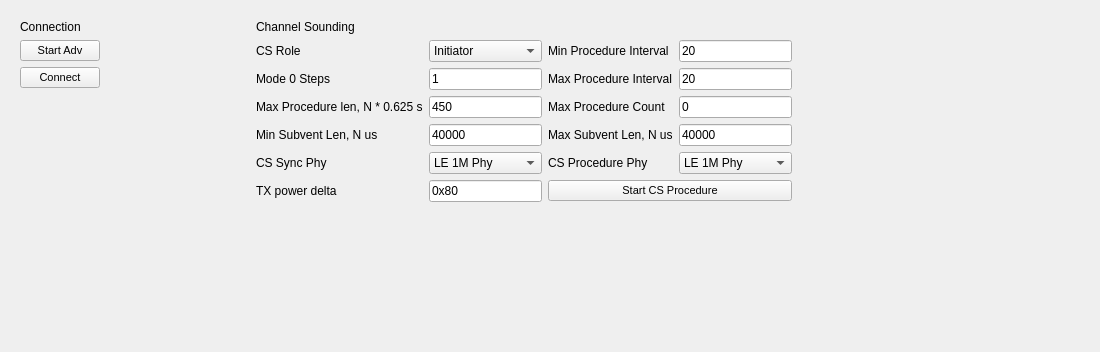
          <widget class="QWidget" name="tabRas">
           <attribute name="title">
            <string>RAS</string>
           </attribute>
           <widget class="QWidget" name="layoutWidget">
            <property name="geometry">
             <rect>
              <x>20</x>
              <y>20</y>
              <width>1071</width>
              <height>323</height>
             </rect>
            </property>
            <layout class="QGridLayout" name="gridLayout_54">
             <item row="0" column="4">
              <spacer name="horizontalSpacer_49">
               <property name="orientation">
                <enum>Qt::Horizontal</enum>
               </property>
               <property name="sizeHint" stdset="0">
                <size>
                 <width>40</width>
                 <height>20</height>
                </size>
               </property>
              </spacer>
             </item>
             <item row="0" column="0">
              <layout class="QGridLayout" name="gridLayout_53">
               <item row="2" column="0">
                <widget class="QPushButton" name="btn_le_ras_connect">
                 <property name="enabled">
                  <bool>true</bool>
                 </property>
                 <property name="sizePolicy">
                  <sizepolicy hsizetype="Minimum" vsizetype="Fixed">
                   <horstretch>0</horstretch>
                   <verstretch>0</verstretch>
                  </sizepolicy>
                 </property>
                 <property name="font">
                  <font>
                   <family>MS Shell Dlg 2</family>
                   <pointsize>8</pointsize>
                  </font>
                 </property>
                 <property name="text">
                  <string>Connect</string>
                 </property>
                </widget>
               </item>
               <item row="1" column="0">
                <widget class="QPushButton" name="btn_le_ras_start_adv">
                 <property name="enabled">
                  <bool>true</bool>
                 </property>
                 <property name="sizePolicy">
                  <sizepolicy hsizetype="Minimum" vsizetype="Fixed">
                   <horstretch>0</horstretch>
                   <verstretch>0</verstretch>
                  </sizepolicy>
                 </property>
                 <property name="font">
                  <font>
                   <family>MS Shell Dlg 2</family>
                   <pointsize>8</pointsize>
                  </font>
                 </property>
                 <property name="text">
                  <string>Start Adv</string>
                 </property>
                </widget>
               </item>
               <item row="3" column="0">
                <spacer name="verticalSpacer_25">
                 <property name="orientation">
                  <enum>Qt::Vertical</enum>
                 </property>
                 <property name="sizeHint" stdset="0">
                  <size>
                   <width>20</width>
                   <height>40</height>
                  </size>
                 </property>
                </spacer>
               </item>
               <item row="0" column="0">
                <widget class="QLabel" name="label_104">
                 <property name="text">
                  <string>Connection</string>
                 </property>
                 <property name="textFormat">
                  <enum>Qt::AutoText</enum>
                 </property>
                </widget>
               </item>
              </layout>
             </item>
             <item row="0" column="2">
              <layout class="QGridLayout" name="gridLayout_25">
               <item row="4" column="2">
                <widget class="QLineEdit" name="cs_mode_0_steps">
                 <property name="text">
                  <string>1</string>
                 </property>
                </widget>
               </item>
               <item row="3" column="1">
                <widget class="QLabel" name="cs_label_112">
                 <property name="text">
                  <string>CS Role</string>
                 </property>
                </widget>
               </item>
               <item row="7" column="2">
                <widget class="QLineEdit" name="cs_min_subevent_len">
                 <property name="text">
                  <string>40000</string>
                 </property>
                </widget>
               </item>
               <item row="3" column="3">
                <widget class="QLabel" name="cs_label_115">
                 <property name="sizePolicy">
                  <sizepolicy hsizetype="Preferred" vsizetype="Minimum">
                   <horstretch>0</horstretch>
                   <verstretch>0</verstretch>
                  </sizepolicy>
                 </property>
                 <property name="text">
                  <string>Min Procedure Interval</string>
                 </property>
                </widget>
               </item>
               <item row="10" column="2">
                <spacer name="verticalSpacer_26">
                 <property name="orientation">
                  <enum>Qt::Vertical</enum>
                 </property>
                 <property name="sizeHint" stdset="0">
                  <size>
                   <width>20</width>
                   <height>40</height>
                  </size>
                 </property>
                </spacer>
               </item>
               <item row="7" column="4">
                <widget class="QLineEdit" name="cs_max_subevent_len">
                 <property name="text">
                  <string>40000</string>
                 </property>
                </widget>
               </item>
               <item row="4" column="1">
                <widget class="QLabel" name="cs_label_113">
                 <property name="text">
                  <string>Mode 0 Steps</string>
                 </property>
                </widget>
               </item>
               <item row="7" column="1">
                <widget class="QLabel" name="cs_label_118">
                 <property name="sizePolicy">
                  <sizepolicy hsizetype="Preferred" vsizetype="Minimum">
                   <horstretch>0</horstretch>
                   <verstretch>0</verstretch>
                  </sizepolicy>
                 </property>
                 <property name="text">
                  <string>Min Subvent Len, N us</string>
                 </property>
                </widget>
               </item>
               <item row="6" column="4">
                <widget class="QLineEdit" name="cs_max_procedure_count">
                 <property name="text">
                  <string>0</string>
                 </property>
                </widget>
               </item>
               <item row="6" column="1">
                <widget class="QLabel" name="cs_label_114">
                 <property name="sizePolicy">
                  <sizepolicy hsizetype="Preferred" vsizetype="Minimum">
                   <horstretch>0</horstretch>
                   <verstretch>0</verstretch>
                  </sizepolicy>
                 </property>
                 <property name="text">
                  <string>Max Procedure len, N * 0.625 s</string>
                 </property>
                </widget>
               </item>
               <item row="0" column="1" colspan="4">
                <widget class="QLabel" name="label_44">
                 <property name="sizePolicy">
                  <sizepolicy hsizetype="Preferred" vsizetype="Minimum">
                   <horstretch>0</horstretch>
                   <verstretch>0</verstretch>
                  </sizepolicy>
                 </property>
                 <property name="text">
                  <string>Channel Sounding</string>
                 </property>
                 <property name="textFormat">
                  <enum>Qt::AutoText</enum>
                 </property>
                </widget>
               </item>
               <item row="10" column="3">
                <spacer name="horizontalSpacer_54">
                 <property name="orientation">
                  <enum>Qt::Horizontal</enum>
                 </property>
                 <property name="sizeHint" stdset="0">
                  <size>
                   <width>40</width>
                   <height>20</height>
                  </size>
                 </property>
                </spacer>
               </item>
               <item row="3" column="4">
                <widget class="QLineEdit" name="cs_min_procedure_interval">
                 <property name="text">
                  <string>20</string>
                 </property>
                </widget>
               </item>
               <item row="6" column="3">
                <widget class="QLabel" name="cs_label_117">
                 <property name="text">
                  <string>Max Procedure Count</string>
                 </property>
                </widget>
               </item>
               <item row="10" column="1">
                <spacer name="horizontalSpacer_53">
                 <property name="orientation">
                  <enum>Qt::Horizontal</enum>
                 </property>
                 <property name="sizeHint" stdset="0">
                  <size>
                   <width>40</width>
                   <height>20</height>
                  </size>
                 </property>
                </spacer>
               </item>
               <item row="4" column="3">
                <widget class="QLabel" name="cs_label_116">
                 <property name="sizePolicy">
                  <sizepolicy hsizetype="Preferred" vsizetype="Minimum">
                   <horstretch>0</horstretch>
                   <verstretch>0</verstretch>
                  </sizepolicy>
                 </property>
                 <property name="text">
                  <string>Max Procedure Interval</string>
                 </property>
                </widget>
               </item>
               <item row="7" column="3">
                <widget class="QLabel" name="cs_label_119">
                 <property name="sizePolicy">
                  <sizepolicy hsizetype="Preferred" vsizetype="Minimum">
                   <horstretch>0</horstretch>
                   <verstretch>0</verstretch>
                  </sizepolicy>
                 </property>
                 <property name="text">
                  <string>Max Subvent Len, N us</string>
                 </property>
                </widget>
               </item>
               <item row="4" column="4">
                <widget class="QLineEdit" name="cs_max_procedure_interval">
                 <property name="text">
                  <string>20</string>
                 </property>
                </widget>
               </item>
               <item row="6" column="2">
                <widget class="QLineEdit" name="cs_max_procedure_len">
                 <property name="text">
                  <string>450</string>
                 </property>
                </widget>
               </item>
               <item row="8" column="1">
                <widget class="QLabel" name="cs_label_120">
                 <property name="sizePolicy">
                  <sizepolicy hsizetype="Preferred" vsizetype="Minimum">
                   <horstretch>0</horstretch>
                   <verstretch>0</verstretch>
                  </sizepolicy>
                 </property>
                 <property name="text">
                  <string>CS Sync Phy</string>
                 </property>
                </widget>
               </item>
               <item row="3" column="2">
                <widget class="QComboBox" name="cs_role_cb">
                 <item>
                  <property name="text">
                   <string>Initiator</string>
                  </property>
                 </item>
                 <item>
                  <property name="text">
                   <string>Reflector</string>
                  </property>
                 </item>
                </widget>
               </item>
               <item row="8" column="2">
                <widget class="QComboBox" name="cs_sync_phy_cb">
                 <item>
                  <property name="text">
                   <string>LE 1M Phy</string>
                  </property>
                 </item>
                 <item>
                  <property name="text">
                   <string>LE 2M Phy</string>
                  </property>
                 </item>
                 <item>
                  <property name="text">
                   <string>LE Coded, S=8</string>
                  </property>
                 </item>
                 <item>
                  <property name="text">
                   <string>LE Coded, S=2</string>
                  </property>
                 </item>
                </widget>
               </item>
               <item row="9" column="3" colspan="2">
                <widget class="QPushButton" name="btn_le_ras_start_cs">
                 <property name="enabled">
                  <bool>true</bool>
                 </property>
                 <property name="sizePolicy">
                  <sizepolicy hsizetype="Minimum" vsizetype="Fixed">
                   <horstretch>0</horstretch>
                   <verstretch>0</verstretch>
                  </sizepolicy>
                 </property>
                 <property name="font">
                  <font>
                   <family>MS Shell Dlg 2</family>
                   <pointsize>8</pointsize>
                  </font>
                 </property>
                 <property name="text">
                  <string>Start CS Procedure</string>
                 </property>
                </widget>
               </item>
               <item row="9" column="1">
                <widget class="QLabel" name="cs_label_121">
                 <property name="sizePolicy">
                  <sizepolicy hsizetype="Preferred" vsizetype="Minimum">
                   <horstretch>0</horstretch>
                   <verstretch>0</verstretch>
                  </sizepolicy>
                 </property>
                 <property name="text">
                  <string>TX power delta</string>
                 </property>
                </widget>
               </item>
               <item row="9" column="2">
                <widget class="QLineEdit" name="cs_tx_power_delta">
                 <property name="text">
                  <string>0x80</string>
                 </property>
                </widget>
               </item>
               <item row="8" column="3">
                <widget class="QLabel" name="cs_label_122">
                 <property name="sizePolicy">
                  <sizepolicy hsizetype="Preferred" vsizetype="Minimum">
                   <horstretch>0</horstretch>
                   <verstretch>0</verstretch>
                  </sizepolicy>
                 </property>
                 <property name="text">
                  <string>CS Procedure Phy</string>
                 </property>
                </widget>
               </item>
               <item row="8" column="4">
                <widget class="QComboBox" name="cs_procedure_phy_cb">
                 <item>
                  <property name="text">
                   <string>LE 1M Phy</string>
                  </property>
                 </item>
                 <item>
                  <property name="text">
                   <string>LE 2M Phy</string>
                  </property>
                 </item>
                 <item>
                  <property name="text">
                   <string>LE Coded, S=8</string>
                  </property>
                 </item>
                 <item>
                  <property name="text">
                   <string>LE Coded, S=2</string>
                  </property>
                 </item>
                </widget>
               </item>
              </layout>
             </item>
             <item row="0" column="1">
              <spacer name="horizontalSpacer_52">
               <property name="orientation">
                <enum>Qt::Horizontal</enum>
               </property>
               <property name="sizeHint" stdset="0">
                <size>
                 <width>40</width>
                 <height>20</height>
                </size>
               </property>
              </spacer>
             </item>
             <item row="0" column="3">
              <spacer name="horizontalSpacer_51">
               <property name="orientation">
                <enum>Qt::Horizontal</enum>
               </property>
               <property name="sizeHint" stdset="0">
                <size>
                 <width>40</width>
                 <height>20</height>
                </size>
               </property>
              </spacer>
             </item>
            </layout>
           </widget>
          </widget>
